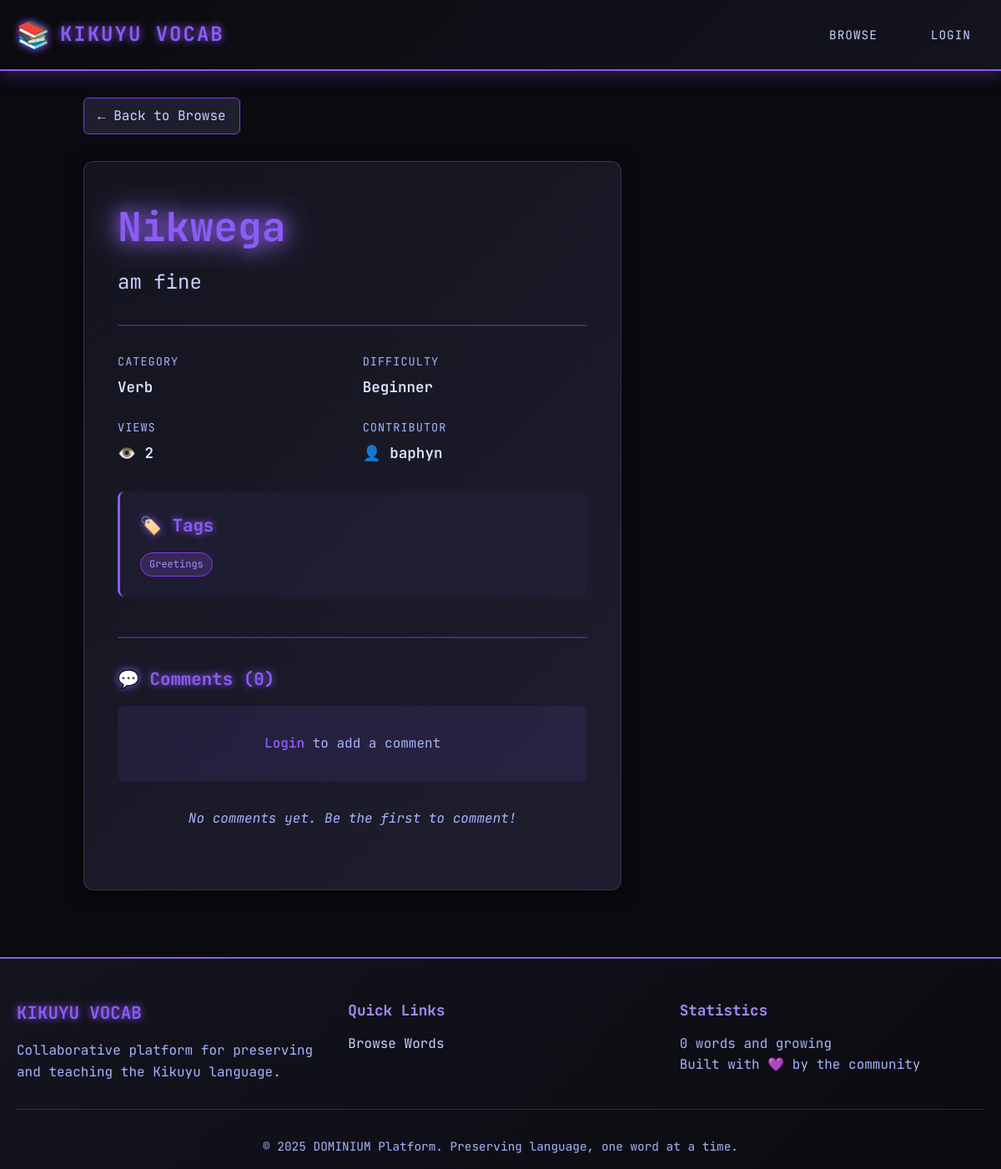
Screenshot of /vocab/6/ with the database file from the repository.
### vocab/models.py (models this page shows, shortened)
class Vocab(models.Model):
    LANGUAGE_CHOICES = [
        ('kikuyu', 'Kikuyu'),
        ('english', 'English'),
        ('swahili', 'Swahili'),
    ]
    STATUS_CHOICES = [
        ('pending', '⏳ Pending Review'),
        ('approved', '✅ Approved'),
        ('rejected', '❌ Rejected'),
    ]
    DIFFICULTY_CHOICES = [
        ('beginner', 'Beginner'),
        ('intermediate', 'Intermediate'),
        ('advanced', 'Advanced'),
    ]
    word = models.CharField(
        max_length=100,
        db_index=True,    # Index for faster searches
        help_text="The word in its native language"
    )
    translation = models.CharField(
        max_length=100,
        db_index=True,
        help_text="English translation"
    )
    language = models.CharField(
        max_length=20,
        choices=LANGUAGE_CHOICES,
        default='kikuyu',
        db_index=True
    )
    category = models.ForeignKey(
        Category,
        on_delete=models.SET_NULL,
        null=True,
        blank=True,
        related_name='vocab_entries',
        help_text="Primary category (Noun, Verb, etc.)"
    )
    tags = models.ManyToManyField(
        Tag,
        blank=True,
        related_name='vocab_entries',
        help_text="Contextual tags (food, family, travel, etc.)"
    )
    difficulty = models.CharField(
        max_length=20,
        choices=DIFFICULTY_CHOICES,
        default='beginner',
        help_text="Difficulty level for learners"
    )
    example_sentence = models.TextField(
        blank=True,
        help_text="Example sentence using this word (in native language)"
    )
    example_translation = models.TextField(
        blank=True,
        help_text="English translation of example sentence"
    )
    pronunciation_guide = models.CharField(
        max_length=200,
        blank=True,
        help_text="Written pronunciation guide (e.g., 'moo-n-doo')"
    )
    notes = models.TextField(
        blank=True,
        help_text="Additional notes, context, or cultural info"
    )
    audio = models.FileField(
        upload_to='vocab_audio/%Y/%m',
        blank=True,
        null=True,
        validators=[
            FileExtensionValidator(
                allowed_extensions=['mp3', 'wav' ,'ogg', 'm4a']
            )
        ],
        help_text="Audio pronunciation (MP3, WAV, OGG, M4A)"
    )
    image = models.ImageField(
        upload_to='vocab_images/%Y/%m',
        blank=True,
        null=True,
        help_text="Visual context (optional)"
    )
    status = models.CharField(
        max_length=20,
        choices=STATUS_CHOICES,
        default='pending',
        db_index=True,
        help_text="Approval status (pending/approved/rejected)"
    )
    rejection_reason = models.TextField(
        blank=True,
        help_text="Admin notes on why entry was rejected"
    )
    user = models.ForeignKey(
        User,
        on_delete=models.CASCADE,
        related_name='vocabs',
        help_text="User who contributed this word"
    )
    reviewed_by = models.ForeignKey(
        User,
        on_delete=models.SET_NULL,
        null=True,
        blank=True,
        related_name='reviewed_vocabs',
        help_text="Admin who approved/rejected this entry"
    )
    favorites = models.ManyToManyField(
        User,
        related_name='favorite_vocabs',
        blank=True,
        help_text="Users who favorited this word"
    )
    view_count = models.PositiveIntegerField(
        default=0,
        help_text="Number of times this word was viewed"
    )
    created_at = models.DateTimeField(
        auto_now_add=True,
        help_text="When this entry was created"
    )
    updated_at = models.DateTimeField(
        auto_now=True,
        help_text="Last modification time"
    )
    reviewed_at = models.DateTimeField(
        null=True,
        blank=True,
        help_text="When admin reviewed this entry"
    )
    class Meta:
        ordering = ['-created_at']
        verbose_name = "Vocabulary Entry"
        verbose_name_plural = "Vocabulary Entries"
        unique_together = [['word', 'language']]
        indexes = [
            models.Index(fields=['status', 'language']),
            models.Index(fields=['-created_at']),
            models.Index(fields=['word', 'translation']),
        ]
    def save(self, *args, **kwargs):
        if self.pk:
            try:
                old = Vocab.objects.get(pk=self.pk)
                if old.audio and old.audio != self.audio:
                    if os.path.isfile(old.audio.path):
                        os.remove(old.audio.path)
                if old.image and old.image != self.image:
                    if os.path.isfile(old.image.path):
                        os.remove(old.image.path)
            except Vocab.DoesNotExist:
                pass
        super().save(*args, **kwargs)
    def increment_view_count(self):
        self.view_count += 1
        self.save(update_fields=['view_count'])

class Category(models.Model):
    name = models.CharField(
        max_length=50,
        unique=True,
        help_text="Category name (e.g., 'Noun', 'Verb')"
    )
    slug = models.SlugField(
        max_length=50,
        unique=True,
        blank=True,
        help_text="URL-friendly version (auto-generated)"
    )
    description = models.TextField(
        blank=True,
        help_text="Brief description of this category"
    )
    icon = models.CharField(
        max_length=50,
        blank=True,
        help_text="Emoji or icon for UI display"
    )
    class Meta:
        verbose_name_plural = "Categories"
        ordering = ['name']

class Tag(models.Model):
    name = models.CharField(
        max_length=50,
        unique=True
    )
    slug = models.SlugField(
        max_length=50,
        unique=True,
        blank=True
    )
    created_at = models.DateTimeField(auto_now_add=True)
    class Meta:
        ordering = ['name']

### vocab/views.py (the view)
# urls.py: path('<int:pk>/', views.VocabDetailView.as_view(), name='vocab-detail'),
class VocabDetailView(DetailView):
    model = Vocab
    template_name = 'vocab/vocab_detail.html'
    def get_queryset(self):
        qs = Vocab.objects.select_related(
            'category',
            'user',
        ).prefetch_related(
            'tags',
            'comments__user',
            'favorites'
        )
        if self.request.user.is_authenticated:
            return qs.filter(
                Q(status='approved') | Q(user=self.request.user)
            )
        else:
            return qs.filter(status='approved')
    def get_object(self):
        obj = super().get_object()
        viewed_key = f'viewed_vocab_{obj.pk}'
        if not self.request.session.get(viewed_key, False):
            obj.increment_view_count()
            self.request.session[viewed_key] = True
        return obj
    def get_context_data(self, **kwargs):
        context = super().get_context_data(**kwargs)
        vocab = self.object
        context['comments'] = vocab.comments.all()
        context['comment_form'] = CommentForm()
        if self.request.user.is_authenticated:
            context['is_favorited'] = vocab.favorites.filter(
                id=self.request.user.id
            ).exists()
        else:
            context['is_favorited'] = False
        if vocab.category:
            context['related_words'] = Vocab.objects.filter(
                category=vocab.category,
                status='approved'
            ).exclude(
                pk=vocab.pk
            ).select_related('category')[:6]  # Show 6 related words
        else:
            context['related_words'] = []
        context['is_owner'] = (
            self.request.user.is_authenticated and
            vocab.user == self.request.user
        )
        return context

### vocab/templates/vocab/vocab_detail.html (shortened to what this page needs)
{% extends 'vocab/base.html' %}
{% block content %}
<div class="container">
    <div class="vocab-detail-container">
        <div class="back-nav">
            <a href="{% url 'vocab-list' %}" class="back-link">← Back to Browse</a>
        </div>
        <div class="vocab-detail-main">
            <div class="vocab-detail-content">
                <div class="vocab-header">
                    <div class="vocab-title-section">
                        <h1 class="vocab-word-large">{{ vocab.word }}</h1>
                        <p class="vocab-translation-large">{{ vocab.translation }}</p>
                    </div>
                </div>
                <div class="vocab-meta-grid">
                    <div class="meta-item">
                        <span class="meta-label">Category</span>
                        <span class="meta-value">{{ vocab.category.icon }} {{ vocab.category.name }}</span>
                    </div>
                    <div class="meta-item">
                        <span class="meta-label">Difficulty</span>
                        <span class="meta-value badge-{{ vocab.difficulty }}">{{ vocab.difficulty|title }}</span>
                    </div>
                    <div class="meta-item">
                        <span class="meta-label">Views</span>
                        <span class="meta-value">👁️ {{ vocab.view_count }}</span>
                    </div>
                    <div class="meta-item">
                        <span class="meta-label">Contributor</span>
                        <span class="meta-value">👤 {{ vocab.user.username }}</span>
                    </div>
                </div>
                {% if vocab.tags.all %}
                    <div class="info-section">
                        <h3 class="section-title">🏷️ Tags</h3>
                        <div class="tag-list">
                            {% for tag in vocab.tags.all %}
                                <span class="tag">{{ tag.name }}</span>
                            {% endfor %}
                        </div>
                    </div>
                {% endif %}
                <div class="comments-section">
                    <h3 class="section-title">💬 Comments ({{ comments.count }})</h3>
                    {% if user.is_authenticated %}
                        <form method="POST" action="{% url 'add-comment' vocab.pk %}" class="comment-form">
                            {% csrf_token %}
                            <textarea
                                name="content"
                                placeholder="Share your thoughts, ask questions, or add context..."
                                rows="3"
                                class="comment-textarea"
                                required
                            ></textarea>
                            <button type="submit" class="btn btn-primary">Post Comment</button>
                        </form>
                    {% else %}
                        <p class="login-prompt">
                            <a href="/blog/login/?next={{ request.path }}">Login</a> to add a comment
                        </p>
                    {% endif %}
                    {% if comments %}
                        <div class="comments-list">
                            {% for comment in comments %}
                                <div class="comment">
                                    <div class="comment-header">
                                        <span class="comment-author">{{ comment.user.username }}</span>
                                        <span class="comment-date">{{ comment.created_at|timesince }} ago</span>
                                    </div>
                                    <p class="comment-content">{{ comment.content }}</p>
                                </div>
                            {% endfor %}
                        </div>
                    {% else %}
                        <p class="no-comments">No comments yet. Be the first to comment!</p>
                    {% endif %}
                </div>
            </div>
            <div class="vocab-detail-sidebar">
            </div>
        </div>
    </div>
</div>
{% endblock %}

### vocab/static/vocab/vocab.css (style rules this page uses)
:root { --color-mystic: #8b5cf6; --color-mystic-light: #a78bfa; --color-mystic-dark: #7c3aed; --color-mystic-darker: #6d28d9; --color-void: #0a0a0f; --color-void-light: #14141f; --color-void-lighter: #1e1e2e; --color-void-surface: #252535; --color-text-primary: #e0e7ff; --color-text-secondary: #c7d2fe; --color-text-muted: #a5b4fc; --color-success: #10b981; --color-warning: #f59e0b; --color-danger: #ef4444; --color-info: #3b82f6; --glow-mystic: 0 0 10px var(--color-mystic); --glow-intense: 0 0 20px var(--color-mystic), 0 0 40px var(--color-mystic-light); --shadow-card: 0 4px 20px rgba(0, 0, 0, 0.5); --shadow-hover: 0 8px 30px rgba(139, 92, 246, 0.4); --transition-smooth: all 0.3s cubic-bezier(0.4, 0, 0.2, 1); --transition-fast: all 0.15s ease; }
* { margin: 0; padding: 0; box-sizing: border-box; }
body { font-family: 'JetBrains Mono', 'Courier New', monospace; background: var(--color-void); color: var(--color-text-primary); line-height: 1.6; min-height: 100vh; display: flex; flex-direction: column; }
a { color: var(--color-mystic-light); text-decoration: none; transition: var(--transition-smooth); }
.container { max-width: 1200px; margin: 0 auto; padding: 0 20px; }
.badge-beginner { border-color: var(--color-success); color: var(--color-success); }
.tag { padding: 4px 10px; background: rgba(139, 92, 246, 0.2); border: 1px solid var(--color-mystic-dark); border-radius: 20px; font-size: 0.75rem; color: var(--color-mystic-light); }
.vocab-detail-container { max-width: 1000px; margin: 0 auto; }
.back-nav { margin-bottom: 2rem; }
.back-link { display: inline-flex; align-items: center; padding: 8px 16px; background: var(--color-void-lighter); border: 1px solid var(--color-mystic-dark); border-radius: 6px; color: var(--color-text-secondary); transition: var(--transition-smooth); }
.vocab-detail-main { display: grid; grid-template-columns: 2fr 1fr; gap: 2rem; margin-bottom: 3rem; }
.vocab-detail-content { background: linear-gradient(135deg, var(--color-void-light) 0%, var(--color-void-lighter) 100%); border: 1px solid rgba(139, 92, 246, 0.3); border-radius: 12px; padding: 2.5rem; box-shadow: var(--shadow-card); }
.vocab-header { display: flex; justify-content: space-between; align-items: flex-start; margin-bottom: 2rem; padding-bottom: 2rem; border-bottom: 2px solid rgba(139, 92, 246, 0.3); }
.vocab-word-large { font-size: 3rem; font-weight: 700; color: var(--color-mystic); text-shadow: var(--glow-intense); margin-bottom: 0.5rem; }
.vocab-translation-large { font-size: 1.5rem; color: var(--color-text-secondary); }
.vocab-meta-grid { display: grid; grid-template-columns: repeat(2, 1fr); gap: 1.5rem; margin-bottom: 2rem; }
.meta-item { display: flex; flex-direction: column; gap: 5px; }
.meta-label { font-size: 0.85rem; color: var(--color-text-muted); text-transform: uppercase; letter-spacing: 1px; }
.meta-value { font-size: 1.1rem; color: var(--color-text-primary); font-weight: 600; }
.info-section { margin-bottom: 2rem; padding: 1.5rem; background: rgba(139, 92, 246, 0.05); border-radius: 8px; border-left: 3px solid var(--color-mystic); }
.section-title { font-size: 1.3rem; color: var(--color-mystic); margin-bottom: 1rem; text-shadow: var(--glow-mystic); }
.tag-list { display: flex; gap: 10px; flex-wrap: wrap; }
.comments-section { margin-top: 3rem; padding-top: 2rem; border-top: 2px solid rgba(139, 92, 246, 0.3); }
.login-prompt { text-align: center; padding: 2rem; background: rgba(139, 92, 246, 0.1); border-radius: 8px; color: var(--color-text-muted); }
.login-prompt a { color: var(--color-mystic); font-weight: 600; }
.no-comments { text-align: center; padding: 2rem; color: var(--color-text-muted); font-style: italic; }
.vocab-detail-sidebar { display: flex; flex-direction: column; gap: 2rem; }

### rows the page displays
Vocab: word "Nikwega", translation "am fine", category.name "Verb", difficulty "Beginner", view_count "2", user.username "baphyn"
Tag: name "Greetings"

### other values shown
{{ comments.count }} "0"
{{ total_words|default:0 }} "0"
